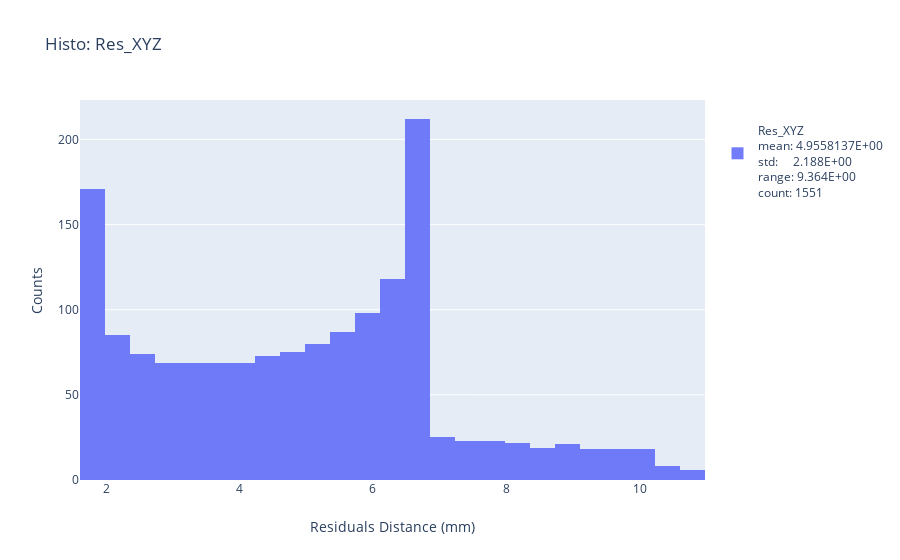
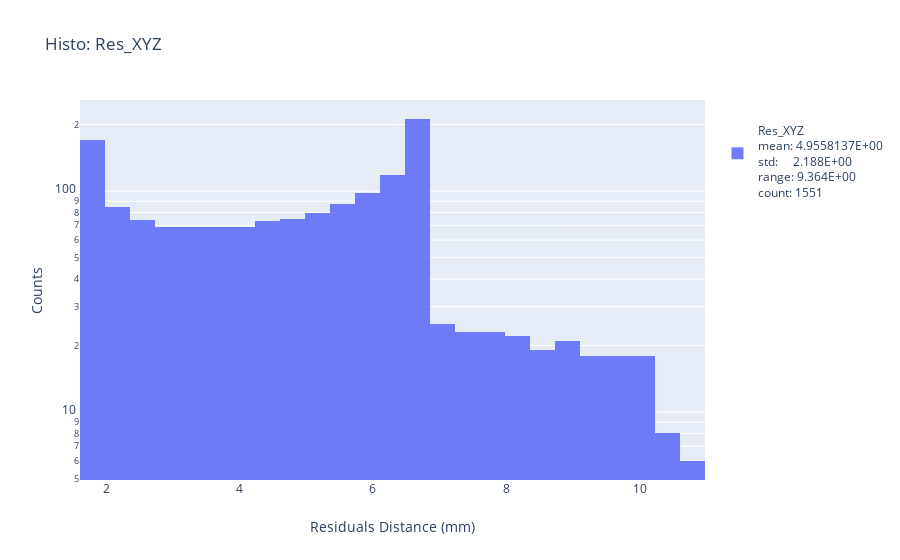

Notebook code cell kept with these figures, in order:
### Code cell
fig = histo(df_true.Res_XYZ, bins=25, xlabel="Residuals Distance (mm)", autobin=False, inline=True)
fig = histo(df_true.Res_XYZ, bins=25,yscale="log", xlabel="Residuals Distance (mm)", autobin=False, inline=True)

### Figure 1 — Plotly figure (JSON) as saved in the notebook; plotly's stock layout.template omitted (floating-point values rounded to 4 significant figures; data arrays with more than 128 entries replaced by an {"elided": "..."} marker saying what was removed)
{"data": [{"autobinx": false, "name": "<br>Res_XYZ<br>mean: 4.9558137E+00<br>std:     2.188E+00<br>range: 9.364E+00<br>count: 1551", "opacity": 0.9, "type": "histogram", "x": {"elided": "1551 float values"}, "xbins": {"end": 10.97, "size": 0.3746, "start": 1.61}}], "layout": {"barmode": "overlay", "showlegend": true, "title": {"text": "Histo: Res_XYZ"}, "xaxis": {"title": {"text": "Residuals Distance (mm)"}}, "yaxis": {"autorange": true, "title": {"text": "Counts"}, "type": "linear"}}}

### Figure 2 — Plotly figure (JSON) as saved in the notebook; plotly's stock layout.template omitted (floating-point values rounded to 4 significant figures; data arrays with more than 128 entries replaced by an {"elided": "..."} marker saying what was removed)
{"data": [{"autobinx": false, "name": "<br>Res_XYZ<br>mean: 4.9558137E+00<br>std:     2.188E+00<br>range: 9.364E+00<br>count: 1551", "opacity": 0.9, "type": "histogram", "x": {"elided": "1551 float values"}, "xbins": {"end": 10.97, "size": 0.3746, "start": 1.61}}], "layout": {"barmode": "overlay", "showlegend": true, "title": {"text": "Histo: Res_XYZ"}, "xaxis": {"title": {"text": "Residuals Distance (mm)"}}, "yaxis": {"autorange": true, "title": {"text": "Counts"}, "type": "log"}}}
